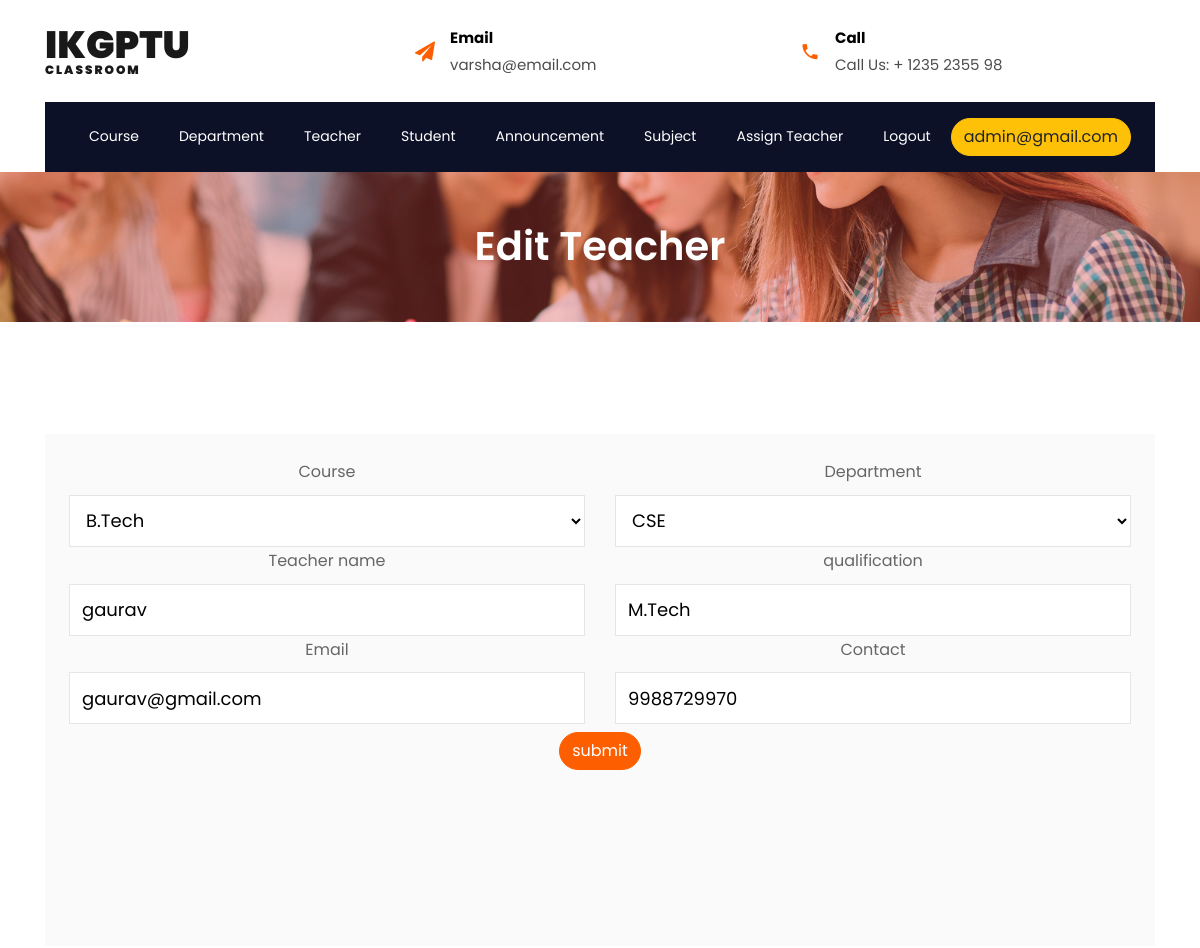
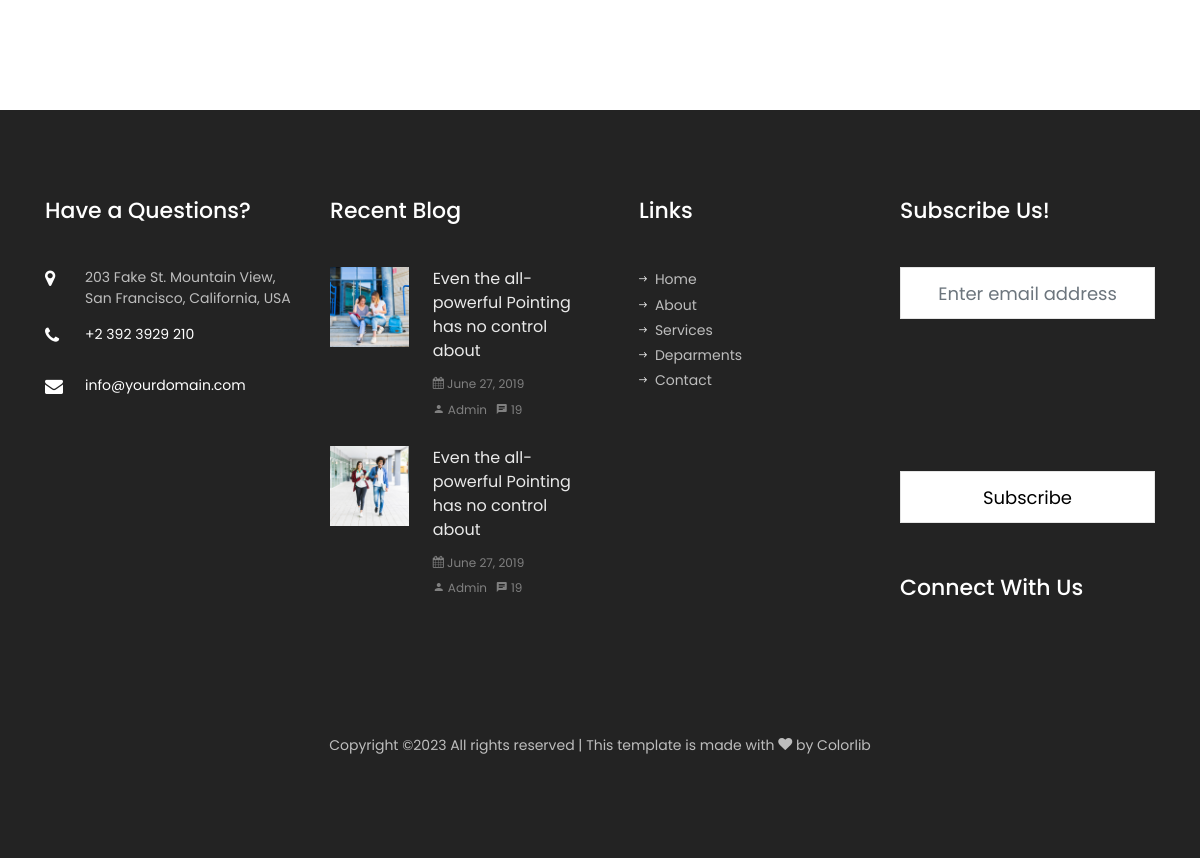
The page /edit_teacher.php?id=1 (signed in) on the database its author committed (2 pictures, top to bottom).
### tables this page shows
CREATE TABLE `teacher` (
  `id` int(11) NOT NULL,
  `course` varchar(250) NOT NULL,
  `department` varchar(250) NOT NULL,
  `teacher_name` varchar(250) NOT NULL,
  `email` varchar(250) NOT NULL,
  `password` varchar(250) NOT NULL,
  `contact` bigint(10) NOT NULL,
  `qualification` varchar(300) NOT NULL,
  `status` varchar(30) NOT NULL,
  `created_at` timestamp(6) NOT NULL DEFAULT current_timestamp(6) ON UPDATE current_timestamp(6)
);

### edit_teacher.php (the view, shortened to what this page needs)
<?php
include("header2.php");
include("config.php");
$queryselect = "SELECT * FROM `teacher` where `id`='$_REQUEST[id]'";
$resultselect = mysqli_query($conn,$queryselect);
if($dataselect = mysqli_fetch_array($resultselect))
{
  $cou = $dataselect['course'];
  $dept = $dataselect['department'];
  $t_name = $dataselect['teacher_name'];
  $t_email = $dataselect['email'];
  $t_contact = $dataselect['contact'];
  $t_qualification = $dataselect['qualification'];
}
?>
<section class="hero-wrap hero-wrap-2" style="background-image: url('images/bg_1.jpg');">
    <div class="overlay"></div>
    <div class="container">
        <div class="row no-gutters slider-text align-items-center justify-content-center">
            <div class="col-md-9 ftco-animate text-center">
                <h1 class="mb-2 bread">Edit Teacher</h1>
            </div>
        </div>
    </div>
</section>
<section class="ftco-section contact-section">
    <div class="container">
        <div class="row d-flex contact-info">
            <div class="col-md-12 d-flex">
                <div class="bg-light align-self-stretch box p-4 text-center">
                    <form method="post" autocomplete="off">
                        <div class="row">
                            <div class="col-md-6">
                                <label for="inputteachername" class="form-label">Course</label>
                                <select name="course" class="form-control">
                                    <?php
                            include("config.php");
                            $query = "SELECT * FROM `course`";
                            $result = mysqli_query($conn,$query);
                            while($data = mysqli_fetch_array($result))
                            {
                              if($data['id']==$cou)
                              {
                                echo "<option value='$data[id]' selected>".$data['course_name']."</option>";
                              }
                              else{
                                echo "<option value='$data[id]'>".$data['course_name']."</option>";
                              }
                            }
                            ?>
                                </select>
                            </div>
                            <div class="col-md-6">
                                <label for="inputteachername" class="form-label">Department</label>
                                <select name="department" class="form-control">
                                    <?php
                            include("config.php");
                            $query1 = "SELECT * FROM `department` ";
                            $result1 = mysqli_query($conn,$query1);
                            while($data1 = mysqli_fetch_array($result1))
                            {
                              if($data1['id']==$dept)
                              {
                                echo "<option value='$data1[id]' selected>".$data1['department']."</option>";
                              }
                              else
                              {
                                echo "<option value='$data1[id]'>".$data1['department']."</option>";
                              }
                            }
                            ?>
                                </select>
                            </div>
                        </div>
                        <div class="row">
                            <div class="col-md-6">
                                <label for="inputteachername" class="form-label">Teacher name</label>
                                <input type="text" class="form-control" name="teacher_name" id="inputteachername"
                                    placeholder="" value="<?php echo $t_name; ?>">
                            </div>
                            <div class="col-md-6">
                                <label for="inputqualification" class="form-label">qualification</label>
                                <input type="text" class="form-control" name="qualification" id="inputqualification"
                                    placeholder="" value="<?php echo $t_qualification; ?>">
                            </div>
                        </div>
                        <div class="row">
                            <div class="col-md-6">
                                <label for="inputemail" class="form-label">Email</label>
                                <input type="email" class="form-control" name="email" id="inputemail" placeholder=""
                                    value="<?php echo $t_email; ?>">
                            </div>
                            <div class="col-md-6">
                                <label for="inputcontact" class="form-label">Contact</label>
                                <input type="number" class="form-control" name="contact" id="inputcontact"
                                    placeholder="" value="<?php echo $t_contact; ?>">
                            </div>
                        </div>
                        <div class="col-12">
                            <button type="submit" name="submit" class="btn btn-primary my-2">submit</button>
                        </div>
                </div>
            </div>
        </div>
    </div>
</section>
<?php
include("footer.php");
?>

### rows shown on the page
teacher: teacher_name "gaurav", qualification "M.Tech", email "gaurav@gmail.com", contact "9988729970"

### other values the page prints
$_SESSION["email"] "admin@gmail.com"
form field course "B.Tech"
form field department "CSE"
